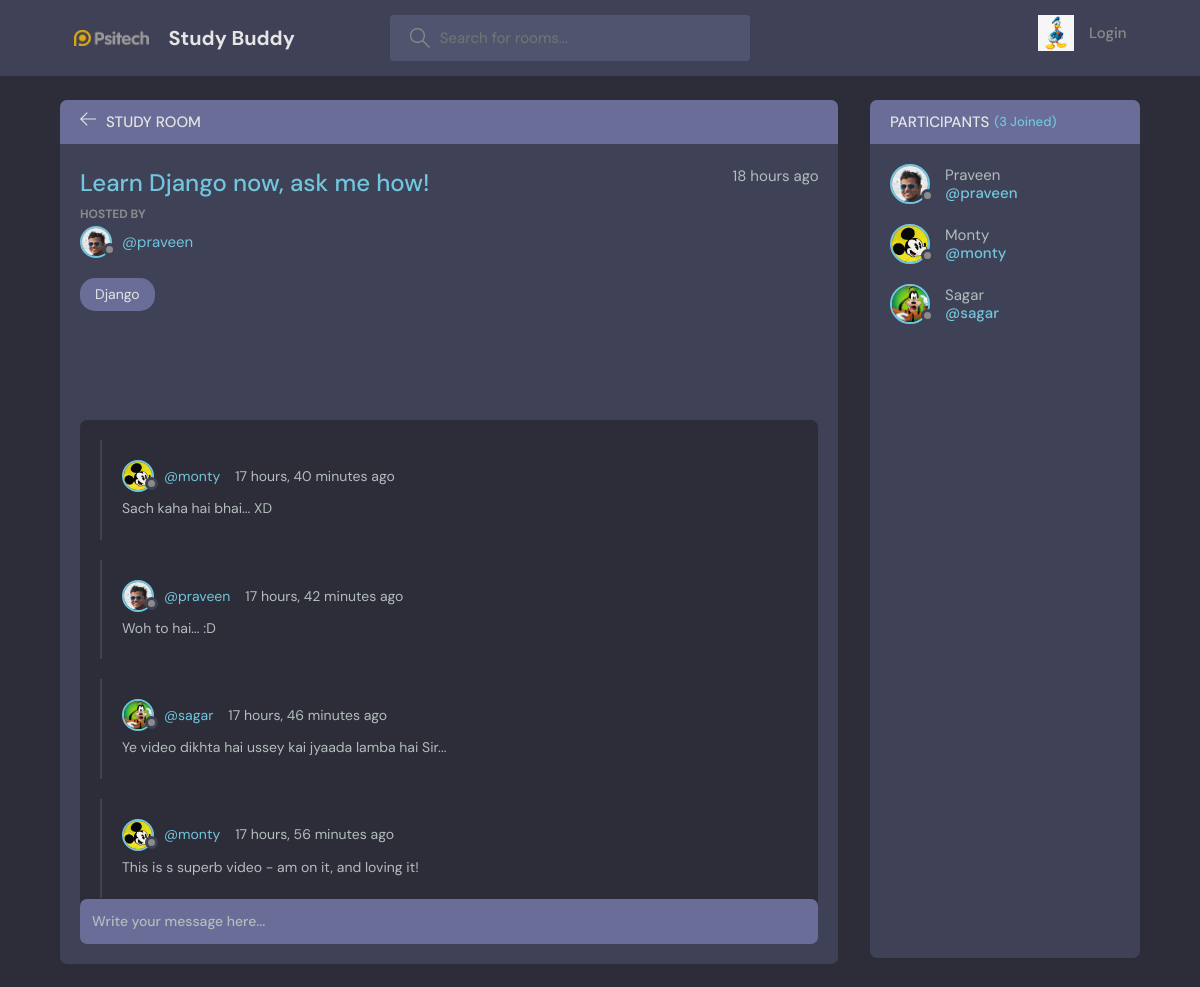
Page /room/2/ on the committed database.
### base/models.py (models this page shows, shortened)
class Room(models.Model):
    host = models.ForeignKey(User,on_delete=models.SET_NULL, null=True)
    topic = models.ForeignKey(Topic,on_delete=models.SET_NULL, null=True)
    name = models.CharField(max_length=200)
    description = models.TextField(null=True, blank=True)
    participants = models.ManyToManyField(User, related_name='participants', blank=True)
    updated = models.DateTimeField(auto_now=True)
    created = models.DateTimeField(auto_now_add=True)
    class Meta:
        ordering = ['-updated', '-created']

class User(AbstractUser):
    name = models.CharField(max_length=200, null=True)
    email = models.EmailField(unique=True, null=True)
    bio = models.TextField(null=True)
    avatar = models.ImageField(null=True, default="avatar.svg")
    USERNAME_FIELD: 'email'
    REQUIRED_FIELDS: []

class Topic(models.Model):
    name = models.CharField(max_length=200)
    def __str__(self) -> str:
        return self.name

class Message(models.Model):
    user = models.ForeignKey(User, on_delete=models.CASCADE)
    room = models.ForeignKey(Room,on_delete=models.CASCADE)
    body = models.TextField()
    updated = models.DateTimeField(auto_now=True)
    created = models.DateTimeField(auto_now_add=True)
    class Meta:
        ordering = ['-updated', '-created']

### base/views.py (the view, shortened to what this page needs)
# urls.py: path('room/<str:pk>/', views.room, name="room"),
def room(request,pk):
    room = Room.objects.get(id=pk)
    room_messages = room.message_set.all().order_by('-created')
    participants = room.participants.all()
    context = {'room' : room, 'room_messages':room_messages, 'participants':participants}
    return render(request, 'base/room.html', context)

### base/templates/base/room.html (shortened to what this page needs)
{% extends 'main.html' %}
{% block content %}
  <main class="profile-page layout layout--2">
    <div class="container">
      <div class="room">
        <div class="room__top">
          <div class="room__topLeft">
            <a href="{% url 'home'%}">
              <svg version="1.1" xmlns="http://www.w3.org/2000/svg" width="32" height="32" viewbox="0 0 32 32">
                <title>arrow-left</title>
                <path d="M13.723 2.286l-13.723 13.714 13.719 13.714 1.616-1.611-10.96-10.96h27.625v-2.286h-27.625l10.965-10.965-1.616-1.607z"></path>
              </svg>
            </a>
            <h3>Study Room</h3>
          </div>
        </div>
        <div class="room__box scroll">
          <div class="room__header scroll">
            <div class="room__info">
              <h3>{{room.name}}</h3>
              <span>{{room.created|timesince}}
                ago</span>
            </div>
            <div class="room__hosted">
              <p>Hosted By</p>
              <a href="{% url 'user-profile' room.host.id %}" class="room__author">
                <div class="avatar avatar--small">
                  <img src="{{room.host.avatar.url}}"/>
                </div>
                <span>@{{room.host.username}}</span>
              </a>
            </div>
            <span class="room__topics">{{room.topic}}</span>
          </div>
          <div class="room__conversation">
            <div class="threads scroll">
              {% for message in room_messages %}
                <div class="thread">
                  <div class="thread__top">
                    <div class="thread__author">
                      <a href="{% url 'user-profile' message.user.id %}" class="thread__authorInfo">
                        <div class="avatar avatar--small">
                          <img src="{{message.user.avatar.url}}"/>
                        </div>
                        <span>@{{message.user.username}}</span>
                      </a>
                      <span class="thread__date">{{message.created|timesince}}
                        ago</span>
                    </div>
                  </div>
                  <div class="thread__details">
                    {{message.body}}
                  </div>
                </div>
              {% endfor %}
            </div>
          </div>
        </div>
        <div class="room__message">
          <form action="" method="POST">
            <input name="body" placeholder="Write your message here..."/>
          </form>
        </div>
      </div>
      <div class="participants">
        <h3 class="participants__top">Participants
          <span>({{participants.count}}
            Joined)</span></h3>
        <div class="participants__list scroll">
          {% for user in participants %}
            <a href="{%  url 'user-profile' user.id %}" class="participant">
              <div class="avatar avatar--medium">
                <img src="{{user.avatar.url}}"/>
              </div>
              <p>
                {{user.name}}
                <span>@{{user.username}}</span>
              </p>
            </a>
          {% endfor %}
        </div>
      </div>
    </div>
  </main>
{% endblock content %}

### rows in the picture
Room: name "Learn Django now, ask me how!", created "18 hours", host.avatar (picture), host.username "praveen", topic "Django"
Message: user.avatar (picture), user.username "monty", created "17 hours, 40 minutes", body "Sach kaha hai bhai... XD"
Message: user.avatar (picture), user.username "praveen", created "17 hours, 42 minutes", body "Woh to hai... :D"
Message: user.avatar (picture), user.username "sagar", created "17 hours, 46 minutes", body "Ye video dikhta hai ussey kai jyaada lamba hai Sir..."
Message: user.avatar (picture), user.username "monty", created "17 hours, 56 minutes", body "This is s superb video - am on it, and loving it!"
User: avatar (picture), name "Praveen", username "praveen"
User: avatar (picture), name "Monty", username "monty"
User: avatar (picture), name "Sagar", username "sagar"

### other values in the picture
{{ participants.count }} "3"
